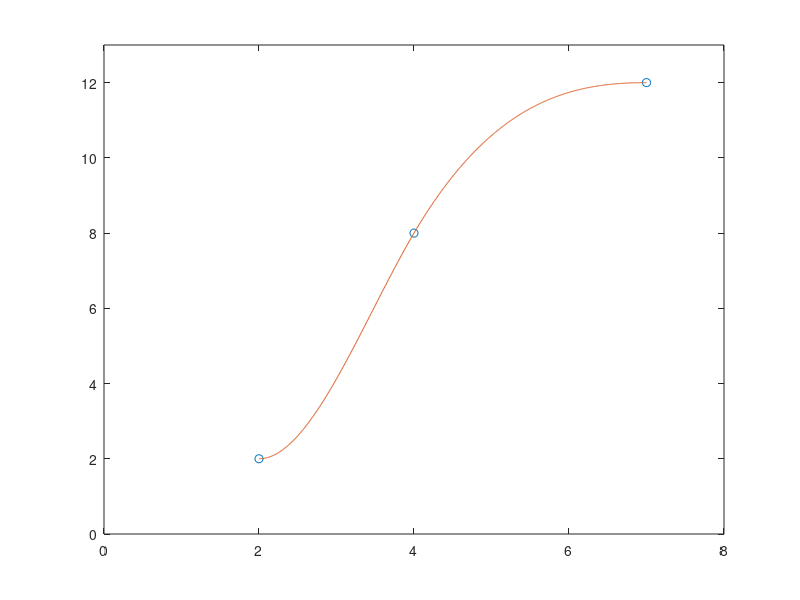

Recreate this plot in MATLAB. (Note: this script raises an error after producing the figure.)
clear all;clc;
x=[2 4 7];
y=[2 8 12];
xx=linspace(2,7,1000);
yy=spline(x,[0 y 0]);
plot(x,y,'o',xx,ppval(yy,xx),'-');
xlim([0,8]);
ylim([0,13]);
pp=interp1(x,y,'cubic','pp');
breaks=pp.breaks;
coefs=pp.coefs;
syms x
for i=1:2;
    y = coefs(i,1)*((x - breaks(i))^3) + coefs(i,2)*((x - breaks(i))^2) + coefs(i,3)*((x - breaks(i))) + coefs(i,4)
end